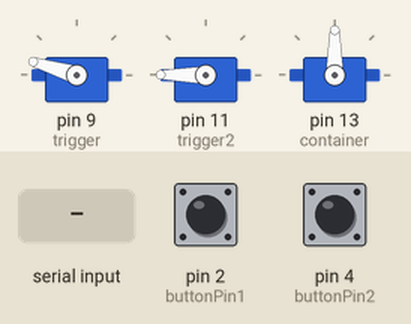
Recording of a sketch running on a simulated Arduino Uno, built with avr-gcc and run on an emulated ATmega328P. On the bench: 3 × servo. The inputs (shaded band) are chosen by the test bench; at power-on: pin 2 (buttonPin1) LOW, pin 4 (buttonPin2) LOW. What the sketch prints to the serial monitor is not drawn.

Above: at 1.2 s.
1.3 s: "1\n" received over Serial
At 1.5 s:
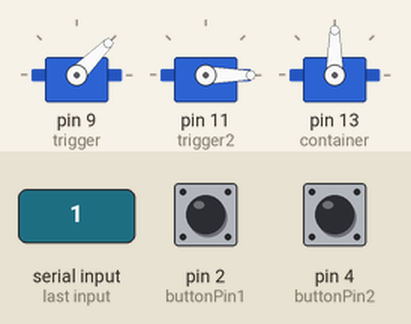
4.3 s: "2\n" received over Serial
Timing chart, 0 to 7.3 s (numbered marks = the images above; inputs shaded):
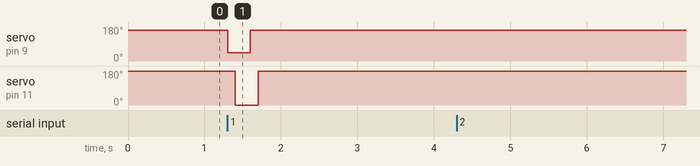

The sketch:

main.ino
```cpp
#include <Servo.h>

Servo trigger;
Servo trigger2;
Servo container;

int post = 0;
int posc = 0;

const int buttonPin1 = 2;     // the number of the pushbutton pin
const int buttonPin2 = 4;
     // the number of the LED pin
// variables will change:
int buttonState1 = 0;
int buttonState2 = 0;
void setup() {
  // put your setup code here, to run once:
  Serial.begin(9600);
  pinMode(buttonPin1, INPUT);
  pinMode(buttonPin2, INPUT);
  trigger.attach(9);
  trigger2.attach(11);
 container.attach(13);
  container.write(90);
    trigger.write(163);
      trigger2.write(180);


}

void loop() {

   if (Serial.available() > 0) {
    String data = Serial.readStringUntil('\n');

    if(data.toInt() == 1)
    {
      trigger.write(45);
      delay(100);
      //container.write(94);
      //delay(100);
      //container.write(90);
      //delay(100);
      //container.write(86);
      //delay(100);
      //container.write(90);
      //delay(100);
      trigger2.write(0);
      delay(200);
      trigger.write(163);
      delay(100);
      trigger2.write(180);
      delay(500);
      goPos();
      delay(100);

    }
     if(data.toInt() == 0)
    {
      trigger.write(164);
      trigger2.write(180);
    }
    if(data.toInt() == 2)
    {
      for(int i =0; i<10; i++)
      {
        goPos();
        delay(1000);
      }
    }
    if(data.toInt() == 3){
      goPos();
    }
  if(data.toInt() == 4)
    {
      trigger.write(45);
      delay(100);
      //container.write(94);
      //delay(100);
      //container.write(90);
      //delay(100);
      //container.write(86);
      //delay(100);
      //container.write(90);
      //delay(100);
      trigger2.write(0);
      delay(200);
      trigger.write(163);
      delay(100);
      trigger2.write(180);
      delay(500);

    }
    }


}

void goPos()
{
      delay(1000);
      buttonState1 = HIGH;
      buttonState2 = HIGH;
      while(buttonState1 == HIGH && buttonState2 == HIGH)
      {
      Serial.println("trying");
      container.write(75);
      delay(5);
      buttonState1 = digitalRead(buttonPin1);
      buttonState2 = digitalRead(buttonPin2);
      }
      container.write(90);

}
```

Measured:
- after the input at 1.3 s, servo on pin 9 (trigger): 163° → 45° at once, → 163° 0.30 s later; servo on pin 11 (trigger2): 180° → 0° after 0.10 s, → 180° 0.30 s later
